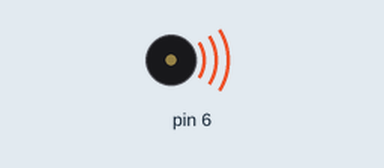
This sketch was run on a simulated Arduino Uno, built with avr-gcc and run on an emulated ATmega328P. Shown: buzzer (waves = sounding). Random numbers use the default seed unless the sketch sets one.

Above: at 1.2 s.
Timing chart, 0 to 4.0 s (numbered marks = the images above):
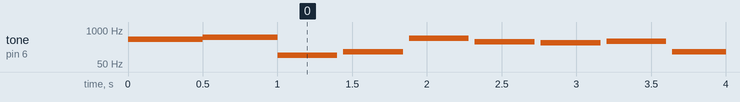

Measured:
- by itself, tone on pin 6: plays 440 Hz for 0.50 s, 523 Hz for 0.50 s, 107 Hz for 0.40 s, 149 Hz for 0.40 s, 473 Hz for 0.40 s, 358 Hz for 0.40 s … (296 notes in this stretch)

The sketch:

Buzzer.ino
```cpp
void setup() {
  // put your setup code here, to run once:
  tone(6, 440, 500);
  delay(500);
  tone(6, 523, 500);
  delay(500);
  tone(6, 523, 500);

}

void loop() {
  // put your main code here, to run repeatedly:
int f = random(100, 800);
int d = 400;
tone(6, f, d);
delay(d*1.1);
}
```
